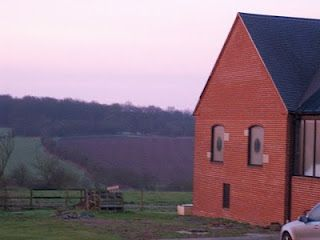
#> input picture final_dataset/PinDown__faces-of-everyday-objects/1up.com Faces-in-places-bloga2266e4986a70134c8cf27ef3b03ee2d.jpg, 320 x 240 px; its folder holds only this picture in this run
$ jupyter execute --allow-errors comparison.ipynb
#> lines starting #> are read from the running program, lines starting #| are printed output that depends on the picture
[cell 1]
import os
import numpy as np
import matplotlib.pyplot as plt
import math
from collections import Counter

[cell 2]
curdir = "final_dataset/yaleB/"
X = np.zeros((2415-38, 32256))
Y = np.zeros(2415-38)

#testing purposes###############
Xtest = np.zeros((38, 32256))
Ytest = np.zeros(38)
####################

j = 0
i = 0
count1 = 0
count2 = []
avgFaces = []
#> (the rest of this cell did not finish here and is left out)

[cell 3]
plt.figure(figsize=(15,15))
plt.imshow(X,cmap='gray')
print(X.shape)
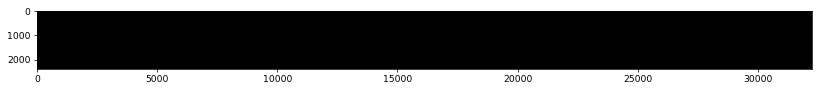
#> figure drawn by matplotlib, 1 panel

#> (a cell that did not finish here is left out)

[cell 5]
aV = np.zeros((38, 32256))

for i in range(len(avgFaces)):
    aV[avgFaces[i][1]] = avgFaces[i][0]

[cell 6]
indices = np.argsort(Y)
print(indices)
Ytrain = Y[indices]
print(Ytrain)
Xtrain = X[indices,:]
print((Xtrain))

[cell 7]
u, ind = np.unique(Y,return_inverse=True)

[cell 8]
print(str(ind))
checker = np.arange(0, 38, 1)
for i in range(Y.shape[0]):
    if checker[int(Y[i])] == 0:
        continue
    else:
        checker[int(Y[i])] = 0
        print(Y[i])

[cell 9]
X_t = Xtrain

[cell 10]
A = X_t.T
mean_imgs = np.reshape(A.mean(axis = 1),(32256,1))
A = A - mean_imgs
print(A.shape)

[cell 11]
print(A.mean(axis = 1).shape)
print(aV.shape)

[cell 12]
aV = aV - mean_imgs.T

[cell 13]
print(aV)
print(mean_imgs)
# print(aV - mean_imgs.T)

#> (a cell that did not finish here is left out)

#> (a cell that did not finish here is left out)

[cell 16]
def reducedA(k,eV,A):
    Areduced = (eV[:,:k].T @ A)
    Arecovered = (eV[:,:k] @ Areduced)
    return Arecovered

#> (a cell that did not finish here is left out)

#> (a cell that did not finish here is left out)

[cell 19]
print("2 examples of reconstruction using different number of eigenfaces taken")
fig = plt.figure(figsize=(20, 10))
fig.add_subplot(3, 4, 1)
#> (the rest of this cell did not finish here and is left out)

[cell 20]
def which_trained_face(test_img, espace, mean_face, X_train,Y_train):
    smallest_norm = None
    person = None

    out = None
    test_img = np.reshape(test_img,(32256, 1))
    test_img = test_img - mean_face

    for i in range(X_train.shape[0]):
        cur_img = np.reshape(X_train[i],(32256, 1)) - mean_face
        reduced_img = (espace.T @ cur_img)
        test_img_espace = espace.T @ test_img

        compare = reduced_img - test_img_espace
        norm = np.linalg.norm(compare)

        if smallest_norm == None:
            smallest_norm = norm
            person = Y_train[i]
        if smallest_norm > norm:
            smallest_norm = norm
            person = Y_train[i]
#             print(test_img_espace.shape)
            out = cur_img
#             print(i)
#     print("DOEN")
    return smallest_norm,person,out

[cell 21]
sN_mainData = []
per = []
out = []
#> (the rest of this cell did not finish here and is left out)

## Test for non-faces

[cell 22]
import glob
link = []
link = glob.glob('final_dataset/PinDown__faces-of-everyday-objects/*.jpg')
len(link)

[cell 23]
import cv2
imgTemp = []
for i in range(len(link)):
    img = cv2.imread(link[i],0)
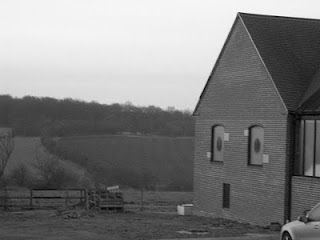
#> img: shape (240, 320); min 0, max 255, mean 124.6
    img = cv2.resize(img,(168,192),interpolation = cv2.INTER_AREA)
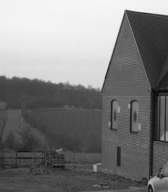
#> img: shape (192, 168); min 5, max 250, mean 124.6
    imgTemp.append(img)
len(imgTemp)
#> Out = 1

[cell 24]
def show(imgs,names,rows,cols):
#> called with rows = 4, cols = 5
    fig = plt.figure(figsize = (15,15))
    for num in range(len(imgs)):
        i,j = num/cols, num%cols
        i = int(i)
        ax = fig.add_subplot(rows, cols, num+1)
        ax.imshow(imgs[num], cmap = 'gray')
        ax.set_title(names[num])
#> this loop made 1 pass
#> (i, j) on pass 1: (0, 0)
    plt.show()

[cell 25]
names = ["1",
         "2",
         "3",
         "4",
         "5",
         "6",
         "7",
         "8",
         "9",
         "10",
         "11",
         "12",
         "13",
         "14",
         "15",
         "16",
         "17",
         "18",
         "19",
         "20"]
show(imgTemp,names,4,5)

[cell 26]
sN_noFace = []
per_noFace = []
out_noFace = []
#> (the rest of this cell did not finish here and is left out)

[cell 27]
Y_predFace_noFace = []
for i in range(len(sN_noFace)):
    flag = 0
    if sN_noFace[i]>3500:
        print(f"The image {i+1} is a non-face with a norm value = {sN_noFace[i]}")
        flag = 0
    else:
        print(f"The image {i+1} is a face with a norm value = {sN_noFace[i]}")
        flag = 1
    Y_predFace_noFace.append(flag)

[cell 28]
Y_actFace_noFace = np.zeros(20,dtype='int')
Y_predFace_noFace

[cell 29]
names = []
c2 = 0
for i in range(len(sN_noFace)):
    if Y_predFace_noFace[i] ==1:
        c2 +=1
        names.append("Incorrectly found as face")
    else:
        names.append("Correctly found as no-face")

#> (a cell that did not finish here is left out)

#> the loop in show, `for num in range(len(imgs)):` made 1 pass

#> (a cell that did not finish here is left out)

## Test for faces and non-faces combined

[cell 32]
imgTemp1 = cv2.imread('final_dataset/misc/nonFace.png',0)
imgTemp2 = cv2.imread('final_dataset/misc/Mona.jpg',0)
imgTemp3 = cv2.imread('final_dataset/misc/manFace1.jpeg',0)
imgTemp4 = cv2.imread('final_dataset/misc/nonFace2.jpeg',0)
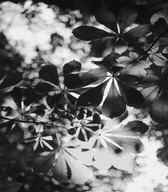
#> input picture final_dataset/misc/nonFace2.jpeg, 168 x 192 px
#> imgTemp4 is the input picture: shape (192, 168); min 0, max 255, mean 105.2
imgTemp5 = cv2.imread('final_dataset/misc/dogFace.jpg',0)
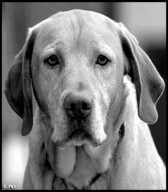
#> input picture final_dataset/misc/dogFace.jpg, 168 x 192 px
#> imgTemp5 is the input picture: shape (192, 168); min 0, max 255, mean 123.9
imgTemp6 = cv2.imread('final_dataset/misc/manFace2.jpeg',0)
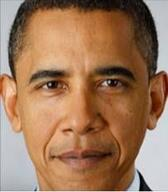
#> input picture final_dataset/misc/manFace2.jpeg, 168 x 192 px
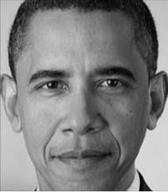
#> imgTemp6: shape (192, 168); min 0, max 242, mean 128.4
imgTemp7 =  cv2.resize(cv2.imread('final_dataset/at&t/s1/4.pgm',0),  (168,192), interpolation = cv2.INTER_AREA)
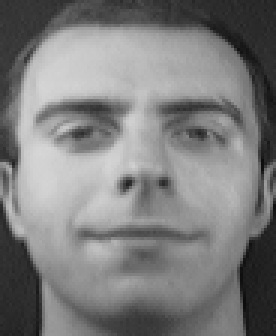
#> input picture final_dataset/at&t/s19/4.pgm, 92 x 112 px, found by its file name (shown 3 times larger)
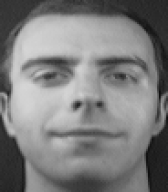
#> imgTemp7: shape (192, 168); min 12, max 214, mean 125.3
#> (the rest of this cell did not finish here and is left out)

[cell 33]
sN = []
#> sN = []
out = []
per = []
#> (the rest of this cell did not finish here and is left out)
